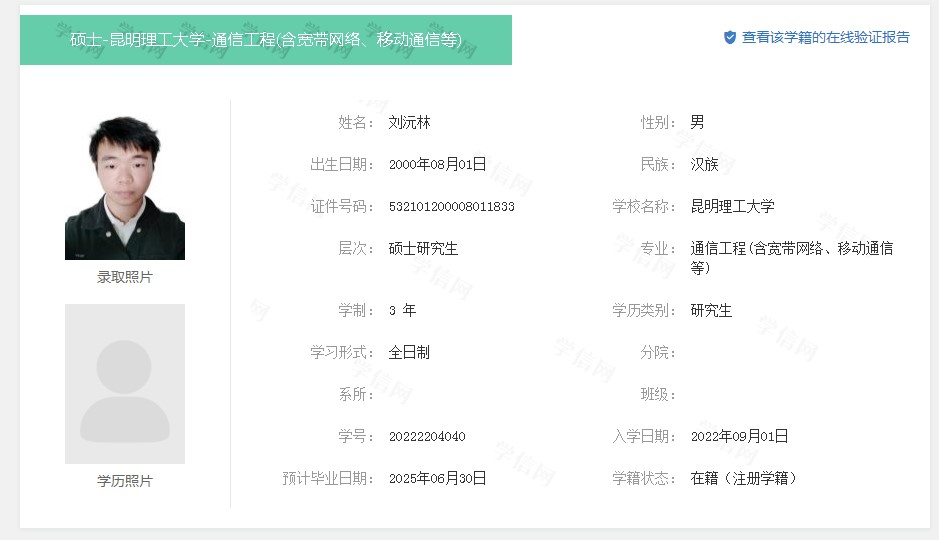
#> input picture test/batch/device_in/item_000.jpeg, 939 x 540 px
$ python -i p0_lib.py   (imports and definitions only)
#> lines starting #> are read from the running program, lines starting #| are printed output that depends on the picture
# -*- coding: utf-8 -*-
"""qa-batch：G2B-P0 真值锚点测量库（纯 Python，绝不调用被测 Dart 代码）。

角度约定（与 out/tmp/roll_repro/step12_verify.py 一致，主会话已验证）：
    tiltDeg = degrees(atan2(y_imgRight - y_imgLeft, x_imgRight - x_imgLeft))
  * 图像坐标系 y 向下；
  * 正值 = 图像右侧的眼更低（头向左肩倾）；
  * 与生产契约 FaceInfo.rollDeg 的关系：**rollDeg == tiltDeg，不取负**
    （CONTRACTS §6 符号口径，2026-09-17 三方独立复核）。
    实现侧恒等式 `输出倾角 = tilt - rollDeg`，故摆平当且仅当 rollDeg == tilt。
    ⚠️ 本库早先写过 `rollDeg = -tiltDeg`，**那是错的**，会把 p1 残差从 0.02
    变成 8.82。不要再按"顺/逆时针"口头描述推符号，只认 atan2 公式。

测量方法（各自可单独失败；两两之间尽量少共享依赖）：
    M1 pupil-centroid   YuNet 眼位开窗 → 阈值化暗色圆盘 blob（圆度+尺寸约束）
    M2 radon-eye-band   YuNet 眼带 → Radon 行投影脊线取向（整带，不受单眼误差支配）
    M3 haar-eyeline     Haar 人脸+眼睛级联（与 YuNet 完全不同的检测器）→ 双眼连线
    M4 haar-radon       Haar 眼带 → Radon 脊线取向
    V  visual           人（多模态）直接看 overlay 图判读

M1/M2 共享 YuNet 的"眼大致在哪"，但 M1 依赖单眼 blob 定位、M2 只用对称带；
M3/M4 完全不碰 YuNet。方法间一致性由调用方判定。
"""
import math
import os
import re

import cv2
import numpy as np
from PIL import Image, ImageOps
from scipy import ndimage as ndi

REPO = r"C:\Users\liuyu\Desktop\WorkPlace\idPhotos"
YUNET = REPO + r"\assets\models\face_yunet_2023mar.onnx"

# 工作分辨率：长边缩到 1536（与主会话 step12/step15 同口径）
WORK_LONG = 1536

# 摆正死区（v2，2026-09-17 起为 10°）。**只有一个来源：生产源码。**
# 曾经这里是写死的 `1.0`，常量改成 10 之后脚本仍按 1.0 分档 —— 那正是
# "名字/字段声称的口径宽于实际"的形态，产物读起来完全正常却按旧口径算。
# 故此处不设默认值：读不到就抛，不许静默退回任何一个数。
_DEAD_ZONE_RE = re.compile(
    r"const\s+double\s+kRollDeadZoneDeg\s*=\s*([0-9]+(?:\.[0-9]+)?)\s*;")


# [28 lines left out: functions dead_zone_deg, load_rgb, not called in this run]


def gray_of(im):
    return np.asarray(im.convert("L")).astype(np.float64)


_det_cache = {}


# [144 lines left out: functions detect_faces, pick_face, _win, _angle_from_pair, m1_pupil, _pair_cost and 1 more, not called in this run]


# ---------------------------------------------------------------- Radon 脊线

def _radon_orientation(win, span=16.0, step=0.1):
    """行投影方差最大的旋转角 = 暗脊线的取向（图像坐标，与 tiltDeg 同号）。"""
    if win is None or win.size < 64:
        return None
    g = (win.max() - win).astype(np.float64)
    g = g - g.mean()
    if not np.isfinite(g).all() or g.std() < 1e-6:
        return None
    h, w = g.shape
    c = (w / 2.0, h / 2.0)
    angs = np.arange(-span, span + 1e-9, step)
    sc = np.empty(angs.size)
    for i, a in enumerate(angs):
        M = cv2.getRotationMatrix2D(c, float(a), 1.0)
        r = cv2.warpAffine(g, M, (w, h), flags=cv2.INTER_LINEAR,
                           borderMode=cv2.BORDER_REPLICATE)
        p = r.sum(axis=1)
        sc[i] = ((p - p.mean()) ** 2).mean()
    i = int(np.argmax(sc))
    a0 = float(angs[i])
    if 0 < i < len(sc) - 1:  # 抛物线亚度插值
        y0s, y1s, y2s = sc[i - 1], sc[i], sc[i + 1]
        den = y0s - 2 * y1s + y2s
        if abs(den) > 1e-12:
            a0 = float(angs[i]) + 0.5 * (y0s - y2s) / den * step
    base = float(np.median(sc))
    peak = float(sc[i]) / base if base > 1e-12 else float("inf")
    return {"deg": a0, "peak_ratio": round(peak, 3), "span": span}


def _eye_band(gray, il, ir, hw=1.05, hf=0.34):
    """以双眼连线中点为中心的对称带。裁剪保持中心不变（越界则整体平移）。"""
    ed = math.hypot(ir[0] - il[0], ir[1] - il[1])
    mx, my = (il[0] + ir[0]) / 2.0, (il[1] + ir[1]) / 2.0
    H, W = gray.shape
    bw, bh = int(2 * hw * ed), int(2 * hf * ed)
    if bw < 24 or bh < 8:
        return None
    x0 = int(round(mx - bw / 2)); y0 = int(round(my - bh / 2))
    x0 = max(0, min(W - bw, x0)); y0 = max(0, min(H - bh, y0))
    if x0 < 0 or y0 < 0 or bw > W or bh > H:
        return None
    return gray[y0:y0 + bh, x0:x0 + bw]


# [10 lines left out: function measure_m2, not called in this run]


# ---------------------------------------------------------------- Haar（独立检测器）

FACE_CASCADE = cv2.CascadeClassifier(
    cv2.data.haarcascades + "haarcascade_frontalface_default.xml")
EYE_CASCADES = [
    cv2.CascadeClassifier(cv2.data.haarcascades + "haarcascade_eye_tree_eyeglasses.xml"),
    cv2.CascadeClassifier(cv2.data.haarcascades + "haarcascade_eye.xml"),
]


def haar_eyes(gray):
    """Haar 人脸 → 上 60% 区域内找眼，合并两套级联的候选。返回 (face_box, [(cx,cy,size)])。"""
    g8 = np.asarray(np.clip(gray, 0, 255), dtype=np.uint8)
    faces = FACE_CASCADE.detectMultiScale(g8, 1.1, 5, minSize=(60, 60))
    if len(faces) == 0:
        return None, []
    x, y, w, h = max(faces, key=lambda t: t[2] * t[3])
    roi = g8[y:y + int(h * 0.65), x:x + w]
    cands = []
    for c in EYE_CASCADES:
        for (ex, ey, ew, eh) in c.detectMultiScale(roi, 1.05, 5, minSize=(12, 12)):
            cands.append((x + ex + ew / 2.0, y + ey + eh / 2.0, max(ew, eh)))
    if not cands:
        return [int(x), int(y), int(w), int(h)], []
    # 左半 / 右半各取最大者，避免同一只眼出多个框
    cx_f = x + w / 2.0
    left = [c for c in cands if c[0] < cx_f]
    right = [c for c in cands if c[0] >= cx_f]
    if not left or not right:
        return [int(x), int(y), int(w), int(h)], []
    return [int(x), int(y), int(w), int(h)], [
        max(left, key=lambda c: c[2]), max(right, key=lambda c: c[2])]


# [9 lines left out: function measure_m3, not called in this run]


def measure_m4(gray):
    """Haar 眼带 → Radon 脊线。"""
    box, eyes = haar_eyes(gray)
    if len(eyes) != 2:
        return None
    L, R = eyes if eyes[0][0] <= eyes[1][0] else (eyes[1], eyes[0])
    il, ir = (L[0], L[1]), (R[0], R[1])
    ed = math.hypot(ir[0] - il[0], ir[1] - il[1])
    if ed < 24:
        return None
    band = _eye_band(gray, il, ir)
    if band is None:
        return None
    r = _radon_orientation(band)
    if r is None:
        return None
    r["source"] = "haar-band"
    return r


# ---------------------------------------------------------------- 组合

# [8 lines left out: function eye_pair, not called in this run]


def yunet_eyeline(kps):
    il, ir = eye_pair(kps)
    return _angle_from_pair(il, ir)


# [14 lines left out: function measure_all, not called in this run]


METHOD_KEYS = ("m1_pupil", "m2_radon_yunet", "m3_haar_eyeline", "m4_radon_haar")


# [55 lines left out: functions methods_deg, save_overlay, not called in this run]

>>> import cv2
>>> picture = cv2.imread('device_in/item_000.jpeg', cv2.IMREAD_GRAYSCALE)
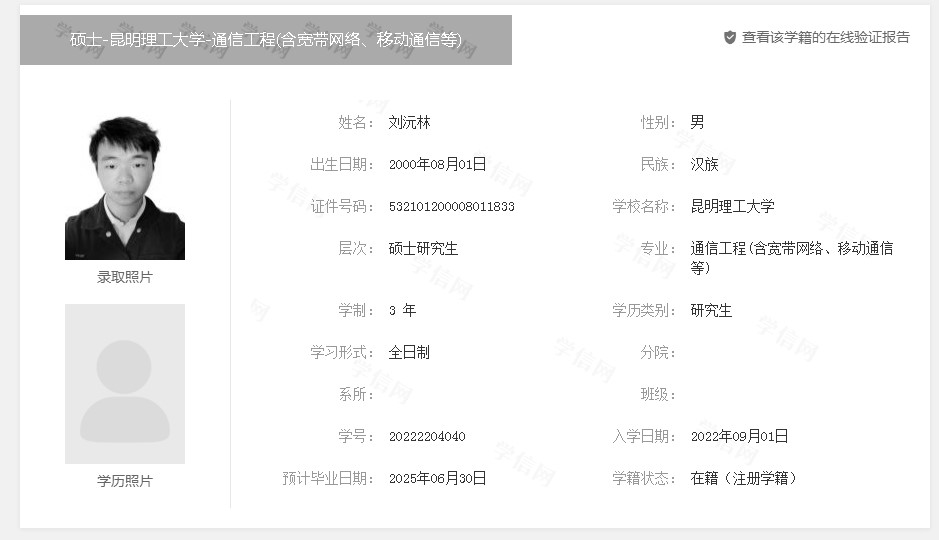
#> picture: shape (540, 939); min 0, max 255, mean 242.4
>>> result = measure_m4(picture)
#> in haar_eyes, `faces = FACE_CASCADE.detectMultiScale(g8, 1.1, 5, minSize=(60, 60))`: faces = [[88, 136, 74, 74]]
#> in haar_eyes, `x, y, w, h = max(faces, key=lambda t: t[2] * t[3])`: x = 88; y = 136; w = 74
#> in haar_eyes, `roi = g8[y:y + int(h * 0.65), x:x + w]`:
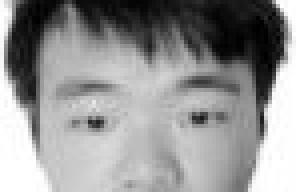
#> roi: shape (48, 74) (shown 4 times larger); min 0, max 255, mean 147
#> after the loop in haar_eyes, `for c in EYE_CASCADES:`: cands = [(137.5, 165.5, 21), (111.5, 166.5, 23)]
#> in haar_eyes, `cx_f = x + w / 2.0`: cx_f = 125
#> in haar_eyes, `left = [c for c in cands if c[0] < cx_f]`: left = [(111.5, 166.5, 23)]
#> in haar_eyes, `right = [c for c in cands if c[0] >= cx_f]`: right = [(137.5, 165.5, 21)]
#> in measure_m4, `box, eyes = haar_eyes(gray)`: box = [88, 136, 74, 74]; eyes = [(111.5, 166.5, 23), (137.5, 165.5, 21)]
#> in measure_m4, `L, R = eyes if eyes[0][0] <= eyes[1][0] else (eyes[1], eyes[0])`: L = (111.5, 166.5, 23); R = (137.5, 165.5, 21)
#> in measure_m4, `il, ir = (L[0], L[1]), (R[0], R[1])`: il = (111.5, 166.5); ir = (137.5, 165.5)
#> in measure_m4, `ed = math.hypot(ir[0] - il[0], ir[1] - il[1])`: ed = 26.02
#> in _eye_band, `mx, my = (il[0] + ir[0]) / 2.0, (il[1] + ir[1]) / 2.0`: mx = 124.5; my = 166
#> in _eye_band, `bw, bh = int(2 * hw * ed), int(2 * hf * ed)`: bw = 54; bh = 17
#> in _eye_band, `x0 = int(round(mx - bw / 2))`: x0 = 98
#> in _eye_band, `y0 = int(round(my - bh / 2))`: y0 = 158
#> after the loop in _radon_orientation, `for i, a in enumerate(angs):`: sc = 321 values, max 411451.1 at index 133, min 116238.8 at index 50, mean 239928.4
#> in _radon_orientation, `i = int(np.argmax(sc))`: i = 133
#> in _radon_orientation, `a0 = float(angs[i])`: a0 = -2.7
#> in _radon_orientation, `y0s, y1s, y2s = sc[i - 1], sc[i], sc[i + 1]`: y0s = 411439.8; y1s = 411451.1; y2s = 410562.5
#> in _radon_orientation, `den = y0s - 2 * y1s + y2s`: den = -899.9
#> in _radon_orientation, `a0 = float(angs[i]) + 0.5 * (y0s - y2s) / den * step`: a0 = -2.75
#> in _radon_orientation, `base = float(np.median(sc))`: base = 218463
#> in _radon_orientation, `peak = float(sc[i]) / base if base > 1e-12 else float("inf")`: peak = 1.88
#> in measure_m4, `r = _radon_orientation(band)`: r = {'deg': -2.75, 'peak_ratio': 1.88, 'span': 16}
#> result = {'deg': -2.75, 'peak_ratio': 1.88, 'span': 16, 'source': 'haar-band'}
